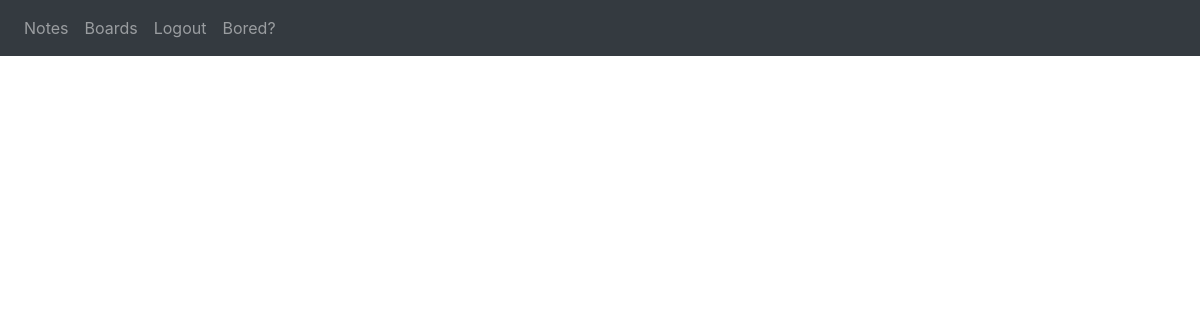
The page /boards/board (signed in) on the database as committed earlier.
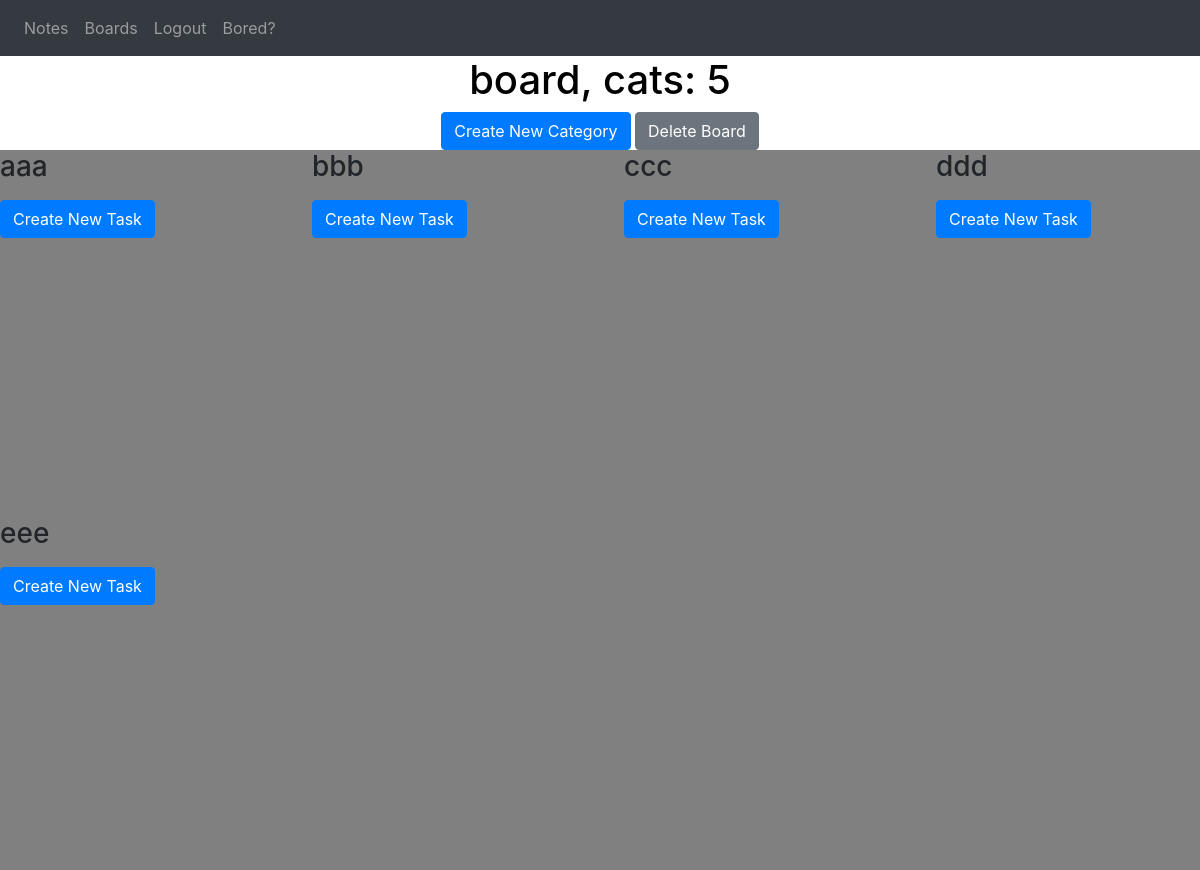
The same page on the database as committed later.
### website/models.py (models this page shows)
class Board(db.Model):
    id = db.Column(db.Integer, primary_key = True)
    name = db.Column(db.String(100))
    date = db.Column(db.DateTime(timezone=True), default=func.now())
    category_num = db.Column(db.Integer)
    categories = db.relationship('Category')
    tasks = db.relationship('Task')
    user_id = db.Column(db.Integer, db.ForeignKey('user.id'))

class Category(db.Model):
    id = db.Column(db.Integer, primary_key = True)
    name = db.Column(db.String(100))
    user_id = db.Column(db.Integer, db.ForeignKey('user.id'))
    board_id = db.Column(db.Integer,db.ForeignKey('board.id'))
    tasks = db.relationship('Task')

### website/views.py (the view)
@views.route('/boards/<board>', methods = ['GET'])
@login_required
def view_board(board):
    return render_template("boardview.html", user = current_user, board = board, edit_title = True)

### website/__init__.py (called while the page is built)
def create_app():
    app = Flask(__name__)
    app.config['SECRET_KEY'] = 'hjshjhdjah kjshkjdhjs'
    app.config['SQLALCHEMY_DATABASE_URI'] = f'sqlite:///{DB_NAME}'
    app.config['SQLALCHEMY_TRACK_MODIFICATIONS'] = False
    db.init_app(app)
    from .views import views
    from .auth import auth
    app.register_blueprint(views, url_prefix='/')
    app.register_blueprint(auth, url_prefix='/')
    from .models import User, Note, Board, Task, Category
    create_database(app)
    login_manager = LoginManager()
    login_manager.login_view = 'auth.login'
    login_manager.init_app(app)
    @login_manager.user_loader
    def load_user(id):
        return User.query.get(int(id))
    return app

### website/templates/boardview.html (shortened to what this page needs)
{% extends "base.html" %}{% block title %} {{ board }} {% endblock%}
{% block style %}
<link rel="stylesheet" href="{{ url_for('static', filename = 'boardView.css') }}" />
{% endblock %}
{% block content %}
{% for boardObject in user.boards%}
{% if boardObject.name == board %}
{% set boardname = boardObject.name|string %}
<div class="board-title" id="board-title-div">
<h1 align="center",
id="board-title",
class="title"
ondblclick="editTitleDisplay()"
name="board-title">
{{ boardname }}, cats: {{ boardObject.category_num }}
</h1>
</div>
<div align="center">
<button
class="btn btn-primary"
id="create-category-button"
onclick="showCategoryCreation()"
>
Create New Category
</button>
<button
onclick="deleteBoard({{ boardObject.id }})"
id="deleteBoard"
class="btn btn-secondary"
href="/boards"
>
Delete Board
</button>
</div>
<div
class="board_content"
id="envelop_content" >
{% for cat in boardObject.categories %}
<div class="category_container" name="{{ cat.name }}">
    <h3 class="category_name">{{ cat.name }}</h3>
    <button
    class="btn btn-primary"
    id="createTask"
    onclick="showTaskCreation()"
    >
    Create New Task
    </button>
</div>
{% endfor %}
</div>
{% endif %}
{% endfor %}
{% endblock %}

### website/templates/base.html (shortened to what this page needs)
<!DOCTYPE html>
<html>
  <head>
    <link
      rel="stylesheet"
      href="https://stackpath.bootstrapcdn.com/bootstrap/4.4.1/css/bootstrap.min.css"
    />
    <link
      rel="stylesheet"
      href="https://stackpath.bootstrapcdn.com/font-awesome/4.7.0/css/font-awesome.min.css"
    />
    {% block style %}{% endblock %}
  </head>
  <body>
    <nav class="navbar navbar-expand-lg navbar-dark bg-dark">
      <div class="collapse navbar-collapse" id="navbar">
        <div class="navbar-nav">
          {% if user.is_authenticated %}
          <a class="nav-item nav-link" id="Notes" href="/">Notes</a>
          <a class="nav-item nav-link" id="Boards" href="/boards">Boards</a>
          <a class="nav-item nav-link" id="logout" href="/logout">Logout</a>
          <a class="nav-item nav-link" id="ani" href="/ani">Bored?</a>
          {% else %}
          <a class="nav-item nav-link" id="login" href="/login">Login</a>
          <a class="nav-item nav-link" id="signUp" href="/sign-up">Sign Up</a>
          <a class="nav-item nav-link" id="ani" href="/ani">Bored?</a>
          {% endif %}
        </div>
      </div>
    </nav>
    <div id="container">{% block content %} {% endblock %}</div>
  </body>
</html>

### website/static/boardView.css (style rules this page uses)
body { width: 100%; height: 100vh; }
#container { width: 100%; height: 100%; }
div#board-title-div { align-items: center; display:block; width:100%; min-width: 100%; }
:root { --show-title: block; --show-input-box: None; --show-changename-button: None; }
h1#board-title { color:black; display: var(--show-title); }
.board_content { width: 100%; position: relative; display: grid; grid-template-columns: repeat(4, 1fr); min-height: 90vh; gap: 2% 4%; background-color: gray; }

Rows that differ between the two databases and show on the page:
now on this page (row edited): Board: name "board", category_num "5"
added Category: name "aaa"
added Category: name "bbb"
added Category: name "ccc"
added Category: name "ddd"
added Category: name "eee"
